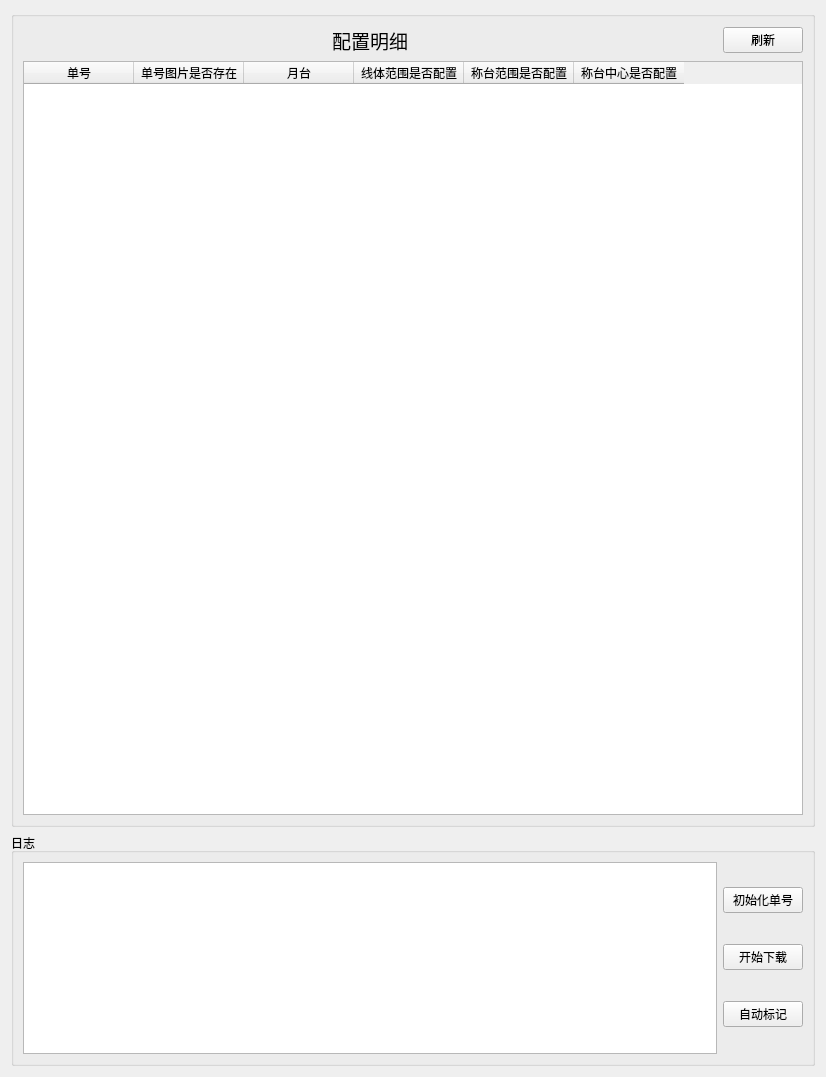
<?xml version="1.0" encoding="UTF-8"?>
<ui version="4.0">
 <class>ALWC</class>
 <widget class="QWidget" name="ALWC">
  <property name="geometry">
   <rect>
    <x>0</x>
    <y>0</y>
    <width>826</width>
    <height>1077</height>
   </rect>
  </property>
  <property name="windowTitle">
   <string>ALwT</string>
  </property>
  <layout class="QGridLayout" name="gridLayout_2">
   <item row="0" column="0">
    <widget class="QGroupBox" name="groupBox_4">
     <property name="sizePolicy">
      <sizepolicy hsizetype="Preferred" vsizetype="Expanding">
       <horstretch>0</horstretch>
       <verstretch>1</verstretch>
      </sizepolicy>
     </property>
     <property name="title">
      <string/>
     </property>
     <layout class="QGridLayout" name="gridLayout_3">
      <item row="1" column="0" colspan="3">
       <widget class="QTableWidget" name="YTcontrastTW">
        <property name="sizePolicy">
         <sizepolicy hsizetype="Expanding" vsizetype="Expanding">
          <horstretch>0</horstretch>
          <verstretch>0</verstretch>
         </sizepolicy>
        </property>
        <attribute name="horizontalHeaderDefaultSectionSize">
         <number>110</number>
        </attribute>
        <column>
         <property name="text">
          <string>单号</string>
         </property>
        </column>
        <column>
         <property name="text">
          <string>单号图片是否存在</string>
         </property>
        </column>
        <column>
         <property name="text">
          <string>月台</string>
         </property>
        </column>
        <column>
         <property name="text">
          <string>线体范围是否配置</string>
         </property>
        </column>
        <column>
         <property name="text">
          <string>称台范围是否配置</string>
         </property>
        </column>
        <column>
         <property name="text">
          <string>称台中心是否配置</string>
         </property>
        </column>
       </widget>
      </item>
      <item row="0" column="2">
       <widget class="QPushButton" name="pushButton_4">
        <property name="sizePolicy">
         <sizepolicy hsizetype="Fixed" vsizetype="Fixed">
          <horstretch>0</horstretch>
          <verstretch>0</verstretch>
         </sizepolicy>
        </property>
        <property name="text">
         <string>刷新</string>
        </property>
       </widget>
      </item>
      <item row="0" column="0" colspan="2">
       <widget class="QLabel" name="label_2">
        <property name="font">
         <font>
          <pointsize>14</pointsize>
         </font>
        </property>
        <property name="text">
         <string>配置明细</string>
        </property>
        <property name="alignment">
         <set>Qt::AlignCenter</set>
        </property>
       </widget>
      </item>
     </layout>
    </widget>
   </item>
   <item row="1" column="0">
    <widget class="QGroupBox" name="groupBox">
     <property name="title">
      <string>日志</string>
     </property>
     <layout class="QGridLayout" name="gridLayout">
      <item row="0" column="0">
       <widget class="QTextEdit" name="textEdit"/>
      </item>
      <item row="0" column="1">
       <layout class="QVBoxLayout" name="verticalLayout">
        <property name="spacing">
         <number>6</number>
        </property>
        <item>
         <widget class="QPushButton" name="iniShipPB">
          <property name="text">
           <string>初始化单号</string>
          </property>
         </widget>
        </item>
        <item>
         <widget class="QPushButton" name="getExistingDirectoryPB">
          <property name="text">
           <string>开始下载</string>
          </property>
         </widget>
        </item>
        <item>
         <widget class="QPushButton" name="getExistingDirectoryPB_2">
          <property name="text">
           <string>自动标记</string>
          </property>
         </widget>
        </item>
       </layout>
      </item>
     </layout>
    </widget>
   </item>
  </layout>
 </widget>
 <resources/>
 <connections/>
</ui>
